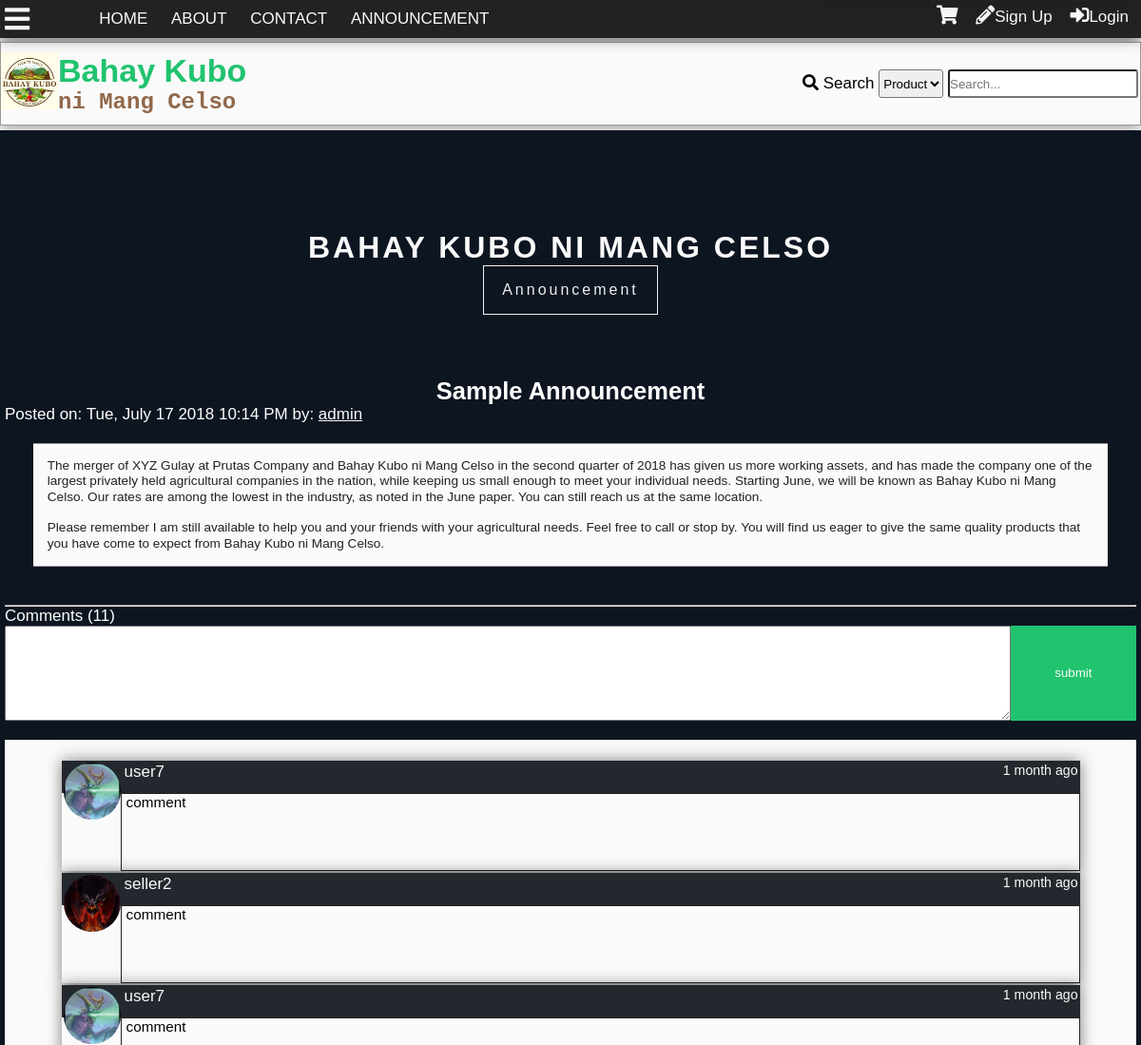
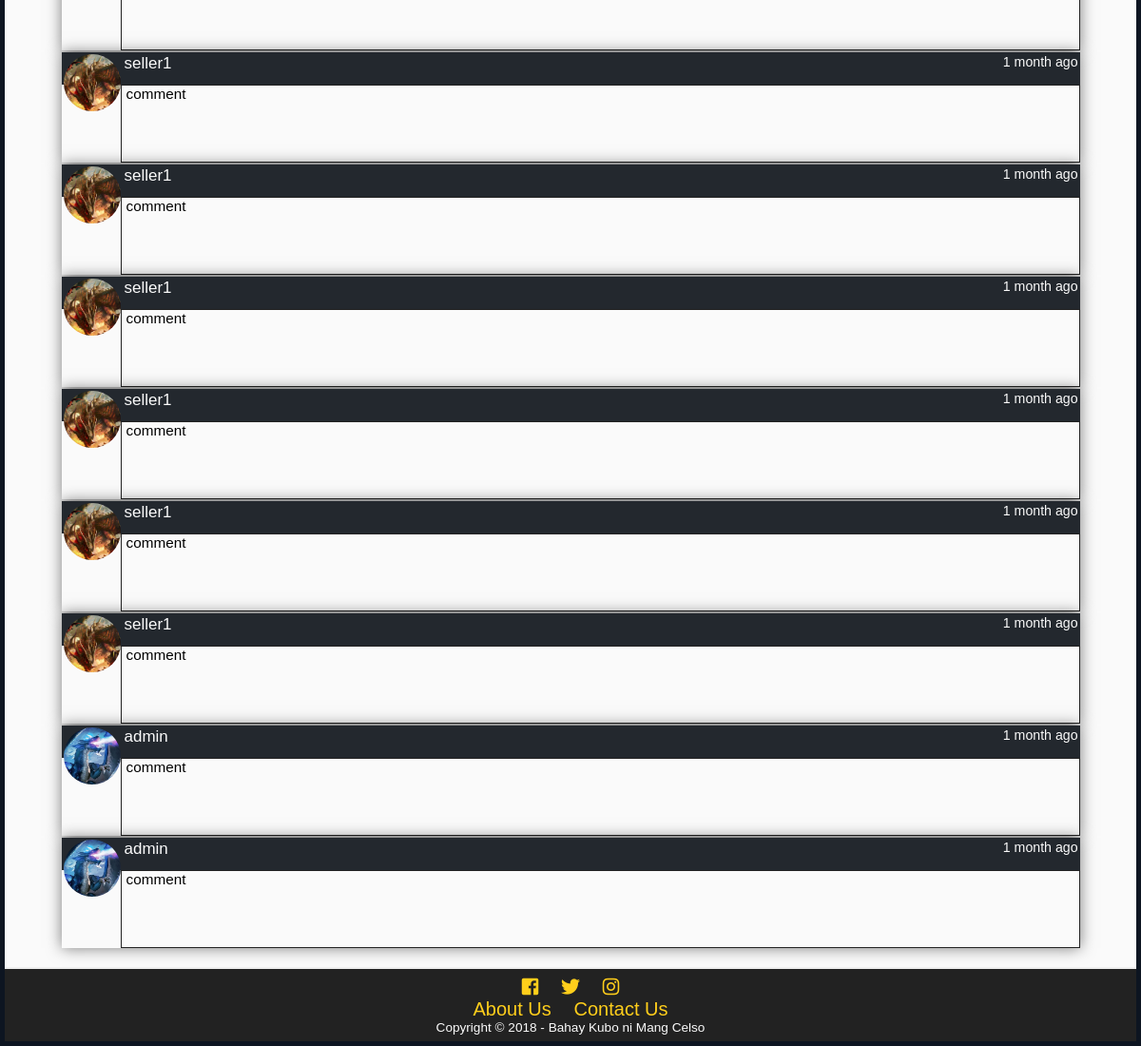
Screenshot of /announcement.php with the database file from the repository (2 pictures, top to bottom).
### tables this page shows
CREATE TABLE `tblannouncement` (
  `announceid` int(11) NOT NULL,
  `title` varchar(100) NOT NULL,
  `content` text NOT NULL,
  `datecreated` datetime DEFAULT NULL,
  `author` int(11) NOT NULL
);

CREATE TABLE `tbluser` (
  `userid` int(11) NOT NULL,
  `username` varchar(100) NOT NULL,
  `password` varchar(100) NOT NULL,
  `firstname` varchar(100) NOT NULL,
  `middlename` varchar(100) NOT NULL,
  `lastname` varchar(100) NOT NULL,
  `birthday` varchar(20) NOT NULL,
  `datecreated` timestamp NOT NULL DEFAULT '0000-00-00 00:00:00',
  `email` varchar(100) NOT NULL,
  `phone` varchar(100) NOT NULL,
  `location` varchar(255) NOT NULL,
  `usertypeid` int(11) NOT NULL,
  `access` int(11) NOT NULL,
  `imgpath` varchar(200) NOT NULL,
  `bio` text NOT NULL,
  `is_show_email` tinyint(1) NOT NULL,
  `gender` int(11) NOT NULL,
  `lastupdate` timestamp NOT NULL DEFAULT '0000-00-00 00:00:00',
  `lastonline` timestamp NOT NULL DEFAULT '0000-00-00 00:00:00',
  `profileviews` int(11) NOT NULL
);

CREATE TABLE `tblcommentann` (
  `commentannid` int(11) NOT NULL,
  `announceid` int(11) NOT NULL,
  `comment` mediumtext NOT NULL,
  `userid` int(11) NOT NULL,
  `dateposted` datetime DEFAULT NULL
);

### announcement.php (the view, shortened to what this page needs)
<?php
	include'functions.php';
	require_once'connection.php';
?>
<!DOCTYPE html>
<html lang="en">
<head>
  	<link rel="stylesheet" href="css/style.css">
  	<link rel="stylesheet" href="css/fontawesome-all.css">
</head>
<body onscroll="scrollOpacity()">
	<div class="main-container">
	<div class="other-content">
		<div class="about-header">
			<h1>BAHAY KUBO NI MANG CELSO</h1>
			<p>Announcement</p>
		</div>
<?php
$sql="SELECT announceid,title,content,t1.datecreated,username,userid FROM tblannouncement AS t1
LEFT JOIN tbluser
	ON userid = author
ORDER BY announceid DESC
LIMIT 1";
$result= $conn->query($sql);
$row=$result->fetch_object();
$id = $row->announceid;
$title = $row->title;
$content = $row->content;
$date = date('D, F j Y g:i A',strtotime($row->datecreated));
$author = $row->username;
$userid = $row->userid;
echo '<h2 style="color:white" id="announcement-title">'.$title.'</h2>
<p style="color:white">Posted on: '.$date.' by: <a class="white" href="profile.php?id='.$userid.'">'.$author.'</a></p>
<div class="announce-content">'.nl2br($content);
echo'</div>
<br><hr>';
$sql = "SELECT commentannid FROM tblcommentann WHERE announceid = '$id'";
$result= $conn->query($sql);
$comments = $result->num_rows;
echo'<p style="color:white">Comments ('.number_format($comments).')</p>
';
if(isset($_SESSION['id'])){
echo'<form id="comment-form">
	<center><textarea id="announcement-text" required></textarea></center>
	<br>
	<input type="hidden" value="'.$_SESSION['id'].'" id="user-id">
	<input type="hidden" value="'.$id.'" id="announce-id">
	<input class="announcement-comment-submit" type="submit" value="submit">
</form>
';
}else{
	echo'<form id="comment-form">
	<textarea id="announcement-text" required></textarea>
	<br>
	<input type="hidden" id="user-id">
	<input type="hidden" id="announce-id">
	<input type="submit" class="announcement-comment-submit" value="submit">
</form>
';
}
echo '<div id="announcement-comments">';
$sql = "SELECT commentannid,comment,t1.userid,username,imgpath,dateposted FROM tblcommentann AS t1
	LEFT JOIN tbluser AS t2
		ON t1.userid = t2.userid
	WHERE announceid = '$id'
	ORDER BY dateposted DESC";
$result = $conn->query($sql);
while($row = $result->fetch_object()){
	$comment = $row->comment;
	$user = $row->username;
	$userid = $row->userid;
	$img = $row->imgpath;
	$date = $row->dateposted;
	echo'<div class="comment-box">
<div class="comment-header">
<a class="cm-user" href="profile.php?id='.$userid.'">
<div class="comment-tn">
<img src="'.$img.'">
</div>
'.$user.'</a>
<small>'.time_elapsed_string($date).'</small>
</div>
<div class="comment-body">
<div class="com-container"><p class="comment-cm">'.nl2br($comment).'</p></div></div>';
echo'</div>
';
}
?>
	</div>
	</div>
</body>
</html>

### css/style.css (style rules this page uses)
* { padding:0; margin:0; }
:root { --facebookblue:#4267b2; --twitterlogo:#00aced; --lightblue:#c0deed; --sunflower:#ffce1b; --orangered:#FF4500; --magenta:#ff00ff; --lime:#32CD32; --palegreen:#98fb98; --dark-red:#590000; --blood-red:#8B0000; --cyan:#00ffff; --bluegreen:#21c36f; --canvas:#F3ECE2; --dark-purple:#551A8B; --dark-blue:#313d4b; --primary-color:#21c36f; --secondary-color:#c0deed; --contrast: #91684a; --secondary-contrast:#313d4b; --light-color:#fafafa; --dark-color:#222; --gray:#eee; --darkgray:#999; }
body { font-family: Lora,'MS Sans Serif',Geneva,sans-serif; font-size: 17px; background:var(--light-color); }
h1,h2,h3,h4,h5,h6 { font-family: Arial, Helvetica, sans-serif; }
a { text-decoration: none; }
.white { color:var(--light-color); text-decoration: underline; }
.main-container { display:grid; grid-template-areas: "header" "imageheader" "main-search" "content" "footer"; }
#announcement-title { font-family: "Arial", sans-serif; }
.announce-content { box-sizing: border-box; font-family: verdana, sans-serif; border-top: 1px solid var(--darkgray); border-bottom: 1px solid var(--darkgray); display: block; margin: 20px auto; width: 95%; min-height: 100px; background: var(--light-color); color: var(--dark-color); padding:15px; line-height: 1.2em; font-size: 0.8em; }
#comment-form,#postcomment { display: grid; grid-template-columns: 8fr 1fr; grid-template-areas: "textarea submit"; }
#announcement-text { grid-area: textarea; width:100%; height:100px; margin: auto; display: block; }
.announcement-comment-submit { grid-area:submit; height: 100px; width: 100%; background: var(--primary-color); color: var(--light-color); border: none; }
#announcement-comments { padding: 20px 0; background: var(--light-color); }
.other-content { box-sizing: border-box; padding:5px; background: #0d1521; min-height:85vh; position: relative; }
.other-content h1 { float:center; font-size: 25px; color: var(--light-color); }
.other-content h2,.other-content h3 { color: var(--light-color); text-align: center; margin-top: 5px; }
.comment-box { width:90%; display:block; margin-left: auto; margin-right: auto; margin-top: 2px; box-shadow: 0 0 15px rgba(0,0,0,0.5); }
.comment-box small { float:right; }
.comment-header { background: #23282e; color: var(--light-color); padding:2px; padding-bottom:12px; }
.cm-user { color: var(--light-color); padding-left:4px; }
.comment-body { background: var(--light-color); font-size: 0.9em; padding-left: 5px; min-height:80px; border: 1px solid var(--dark-color); overflow-x: hidden; overflow-y: hidden; }
.com-container { width:670px; }
.comment-cm { word-wrap: break-word; }
.comment-tn { height:60px; width:60px; border-radius: 50%; overflow:hidden; float:left; }
.comment-tn img { max-width: 100%; }
.about-header { grid-area: imageheader; background: url('../img/about-header.jpg') no-repeat center center; background-attachment: fixed; height:250px; width:100%; text-align: center; color: var(--gray); letter-spacing: 3px; }
.about-header h1 { font-size: 2rem; padding-top: 100px; }
.about-header p { font-size: 1rem; padding: 1em; width: 150px; border: 1px solid var(--gray); margin: auto; }

### rows the page displays
tblannouncement: title "Sample Announcement", datecreated "Tue, July 17 2018 10:14 PM", tbluser.username "admin", content "The merger of XYZ Gulay at Prutas Company and Bahay Kubo ni Mang Celso in the second quarter of 2018 has given us more working assets, and has made the company one of the largest privately held agricultural companies in the nation, while keeping us small enough to meet your individual needs. Starting June, we will be known as Bahay Kubo ni Mang Celso. Our rates are among the lowest in the industry, as noted in the June paper. You can still reach us at the same location. Please remember I am still available to help you and your friends with your agricultural needs. Feel free to call or stop by. You will find us eager to give the same quality products that you have come to expect from Bahay…"
tblcommentann: userid.imgpath (picture), userid.username "user7", dateposted "1 month ago", comment "comment"
tblcommentann: userid.imgpath (picture), userid.username "seller2", dateposted "1 month ago", comment "comment"
tblcommentann: userid.imgpath (picture), userid.username "user7", dateposted "1 month ago", comment "comment"
tblcommentann: userid.imgpath (picture), userid.username "seller1", dateposted "1 month ago", comment "comment"
tblcommentann: userid.imgpath (picture), userid.username "seller1", dateposted "1 month ago", comment "comment"
tblcommentann: userid.imgpath (picture), userid.username "seller1", dateposted "1 month ago", comment "comment"
tblcommentann: userid.imgpath (picture), userid.username "seller1", dateposted "1 month ago", comment "comment"
tblcommentann: userid.imgpath (picture), userid.username "seller1", dateposted "1 month ago", comment "comment"
tblcommentann: userid.imgpath (picture), userid.username "seller1", dateposted "1 month ago", comment "comment"
tblcommentann: userid.imgpath (picture), userid.username "admin", dateposted "1 month ago", comment "comment"
tblcommentann: userid.imgpath (picture), userid.username "admin", dateposted "1 month ago", comment "comment"

### other values shown
$comments "11"
